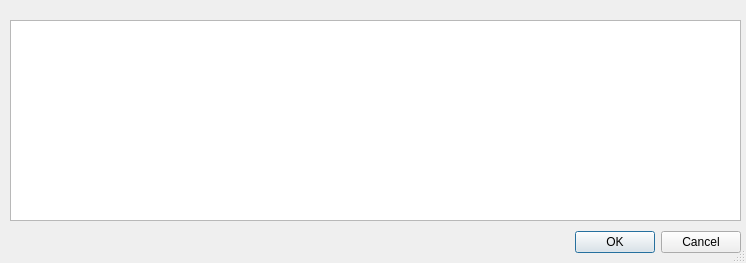
<?xml version="1.0" encoding="UTF-8"?>
<ui version="4.0">
 <class>formsaveall</class>
 <widget class="QDialog" name="formsaveall">
  <property name="windowModality">
   <enum>Qt::WindowModality::ApplicationModal</enum>
  </property>
  <property name="geometry">
   <rect>
    <x>0</x>
    <y>0</y>
    <width>746</width>
    <height>263</height>
   </rect>
  </property>
  <property name="windowTitle">
   <string>Сохранение файлов</string>
  </property>
  <property name="sizeGripEnabled">
   <bool>true</bool>
  </property>
  <property name="modal">
   <bool>true</bool>
  </property>
  <widget class="QTableWidget" name="twSaveFiles">
   <property name="geometry">
    <rect>
     <x>10</x>
     <y>20</y>
     <width>731</width>
     <height>201</height>
    </rect>
   </property>
   <property name="sizePolicy">
    <sizepolicy hsizetype="Expanding" vsizetype="Expanding">
     <horstretch>2</horstretch>
     <verstretch>1</verstretch>
    </sizepolicy>
   </property>
   <property name="sortingEnabled">
    <bool>true</bool>
   </property>
  </widget>
  <widget class="QDialogButtonBox" name="buttonBox">
   <property name="geometry">
    <rect>
     <x>290</x>
     <y>230</y>
     <width>451</width>
     <height>24</height>
    </rect>
   </property>
   <property name="orientation">
    <enum>Qt::Orientation::Horizontal</enum>
   </property>
   <property name="standardButtons">
    <set>QDialogButtonBox::StandardButton::Cancel|QDialogButtonBox::StandardButton::Ok</set>
   </property>
  </widget>
 </widget>
 <resources/>
 <connections>
  <connection>
   <sender>buttonBox</sender>
   <signal>accepted()</signal>
   <receiver>formsaveall</receiver>
   <slot>accept()</slot>
   <hints>
    <hint type="sourcelabel">
     <x>248</x>
     <y>254</y>
    </hint>
    <hint type="destinationlabel">
     <x>157</x>
     <y>274</y>
    </hint>
   </hints>
  </connection>
  <connection>
   <sender>buttonBox</sender>
   <signal>rejected()</signal>
   <receiver>formsaveall</receiver>
   <slot>reject()</slot>
   <hints>
    <hint type="sourcelabel">
     <x>316</x>
     <y>260</y>
    </hint>
    <hint type="destinationlabel">
     <x>286</x>
     <y>274</y>
    </hint>
   </hints>
  </connection>
 </connections>
</ui>
